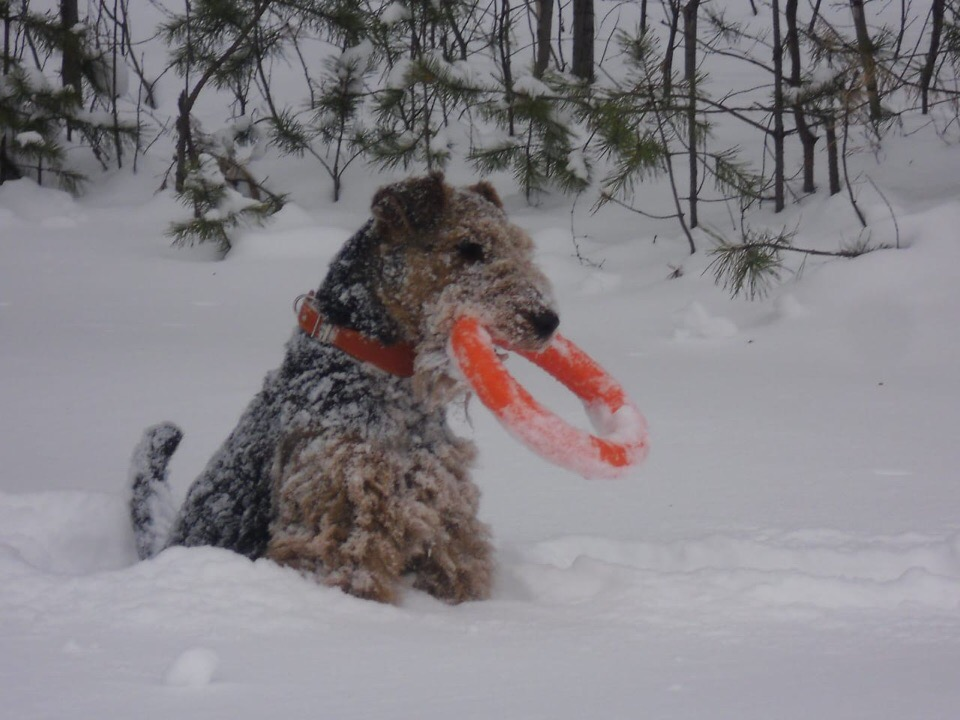
#> input picture Filters/img.jpg, 960 x 720 px, given in place of img.png, which was not available; the run also reads 1 picture not shown here
$ jupyter execute --allow-errors 2.ipynb   (shell and % lines are left out)   (text cells are left out)
#> lines starting #> are read from the running program, lines starting #| are printed output that depends on the picture; after the words box and inside, x2 and y2 are one past the last pixel; in counts of white or black regions, pixels touching at a corner belong together; pictures that were not available may be replaced by others from this repository, and a replacement may not be noted
[cell 1]
from skimage.io import imsave, imread, imshow
from skimage import img_as_float,img_as_ubyte
import numpy as np

[cell 2]
img = imread('img.png')
#> img is the input picture: shape (720, 960, 3); mean R, G, B 132.3, 129.1, 134
imshow(img);

[cell 3]
img.shape[1]
#> Out = 960

#> (a cell that did not finish here is left out)

[cell 5]
x = img.shape[1]//2
#> x = 480
y = img.shape[0]//2
#> y = 360

[cell 6]
img[y,x]=[102,204,102]
#> img: shape (720, 960, 3); under 0.01% of pixels changed, all inside (x1, y1, x2, y2) = (480, 360, 481, 361)

[cell 7]
imshow(img);

[cell 8]
img_sample=imread('tiger-color-green-pixel.png')
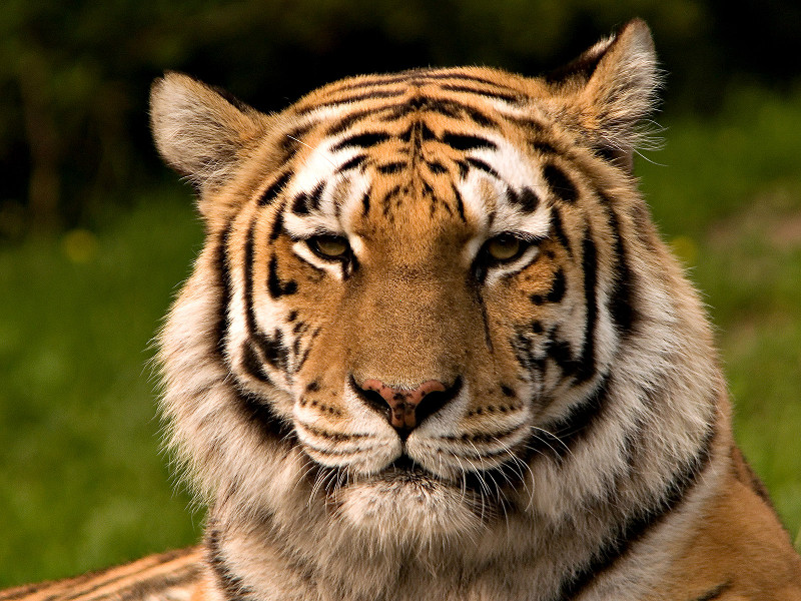
#> input picture 2/tiger-color-green-pixel.png, 801 x 601 px
#> img_sample is the input picture: shape (601, 801, 3); mean R, G, B 106.7, 88.4, 50.2
np.array_equal(img, img_sample)
#> Out = False

#> (a cell that did not finish here is left out)

[cell 10]
img[y-3:y+4,x-7:x+8]=[255,192,203]
#> img: shape (720, 960, 3); mean R, G, B 132.3, 129.1, 134

[cell 11]
imshow(img);

[cell 12]
img_sample=imread('tiger-pink.png')
np.array_equal(img, img_sample)
#> Out = False

#> (a cell that did not finish here is left out)

[cell 14]
border_color=img[0,0]
#> border_color = [64, 66, 53]

[cell 15]
y_size=img.shape[0]
#> y_size = 720
x_size=img.shape[1]
#> x_size = 960
central_y=y_size//2
#> central_y = 360
central_x=x_size//2
#> central_x = 480

[cell 16]
left=0
for i in range(x_size):
    if(all(border_color!=img[central_y,i])):
        break
    left+=1
#> after the loop, left = 0

[cell 17]
top=0
for i in range(y_size):
    if(all(border_color!=img[i,central_x])):
        break
    top+=1
#> after the loop, top = 0

[cell 18]
right=0
for i in reversed(range(x_size)):
    if(all(border_color!=img[central_y,i])):
        break
    right+=1
#> after the loop, right = 0

[cell 19]
bottom=0
for i in reversed(range(y_size)):
    if(all(border_color!=img[i,central_x])):
        break
    bottom+=1
#> after the loop, bottom = 0

[cell 20]
left, top, right, bottom
#> Out = (0, 0, 0, 0)

#> (a cell that did not finish here is left out)

#> (a cell that did not finish here is left out)

[cell 23]
imshow(255-img);
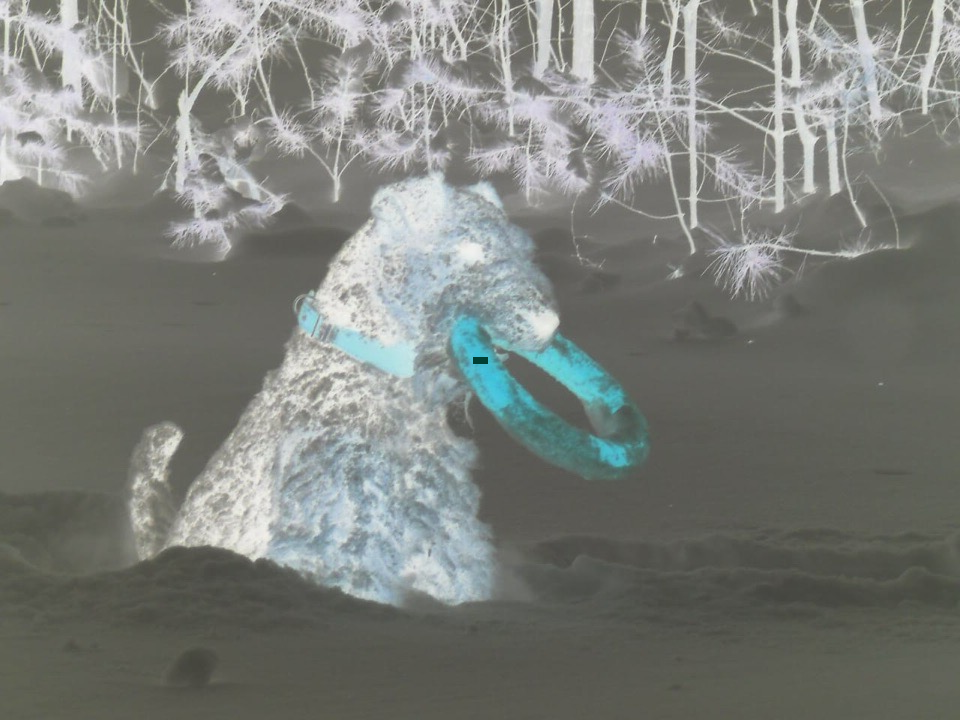
#> shown: shape (720, 960, 3); mean R, G, B 122.7, 125.9, 121

[cell 24]
R = img[:,:,0]
G = img[:,:,1]
B = img[:,:,2]

[cell 25]
img_out=np.dstack((B,R,G))

[cell 26]
imshow(img_out);

[cell 27]
img_sample=imread('tiger-brg.png')
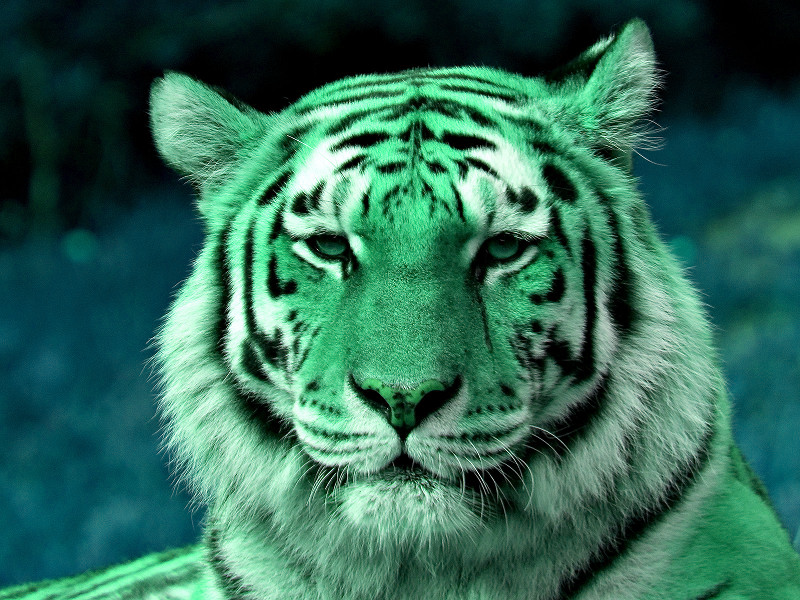
#> input picture 2/tiger-brg.png, 800 x 600 px
#> img_sample is the input picture: shape (600, 800, 3); mean R, G, B 50.1, 106.7, 88.4
np.array_equal(img_out, img_sample)
#> Out = False

[cell 28]
img_f=img_as_float(img)

[cell 29]
Y=0.2126*img_f[:,:,0]+0.7152*img_f[:,:,1]+0.0722*img_f[:,:,2]

[cell 30]
img_gray=img_as_ubyte(Y)

[cell 31]
imshow(img_gray);

#> (a cell that did not finish here is left out)

#> (a cell that did not finish here is left out)

[cell 34]
img=img_as_float(img)

[cell 35]
part = int(img.shape[0]/3)
#> part = 240
cut = int(img.shape[1]*0.065)
#> cut = 62
# Обрезка каналов
B = img[cut:part-cut, cut:img.shape[1] - cut]
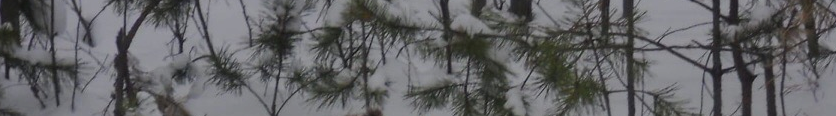
#> B: shape (116, 836, 3) float64; mean R, G, B 0.391, 0.392, 0.4
G = img[part + cut:2*part - cut, cut:img.shape[1] - cut]
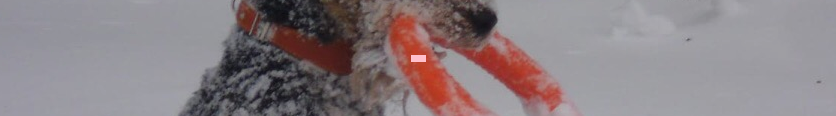
#> G: shape (116, 836, 3) float64; mean R, G, B 0.542, 0.501, 0.516
R = img[2 * part+cut:3*part - cut, cut:img.shape[1] - cut]
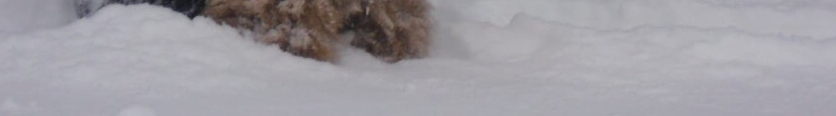
#> R: shape (116, 836, 3) float64; mean R, G, B 0.626, 0.614, 0.638

[cell 36]
def shift(channel1,channel2):
    corr_result = 0 # лучшее значение корреляции каналов
    shift_y_result = 0 # лучший сдвиг канала по высоте
    shift_x_result = 0 # лучший сдвиг канала по длине
    # Сдвиг по высоте
    for y in range(-15, 15):
        shift_y = np.roll(channel1, y, 0)
        # Сдвиг по длине
        for x in range(-15, 15):
            shift_x = np.roll(shift_y, x, 1)
            # Определение "похожести" (корреляции) каналов
            corr = (shift_x * channel2).sum()
            # Поиск лучших значений
            if corr > corr_result:
                corr_result = corr
                shift_y_result = y
                shift_x_result = x
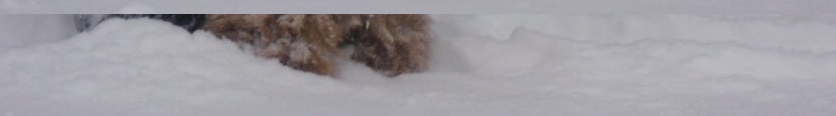
#> shift_y: shape (116, 836, 3) float64; mean R, G, B 0.626, 0.614, 0.638
#> after the loop, corr_result = 97369.3; shift_x_result = 9; shift_y_result = -4
    # Сдвиг на определенное в функции значение по высоте, а затем по длине
    return np.roll(np.roll(channel1, shift_y_result, 0), shift_x_result, 1)

[cell 37]
shift_r = shift(R, G)
shift_b = shift(B, G)
#> the loop in shift (call 2), `for y in range(-15, 15):` made 30 passes
#> pass 1, in shift (call 2), `shift_y = np.roll(channel1, y, 0)`:
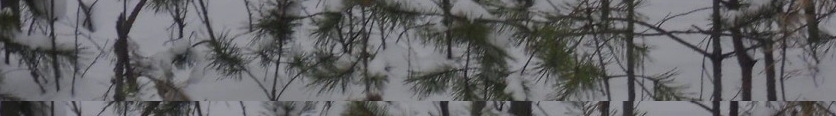
#> shift_y: shape (116, 836, 3) float64; mean R, G, B 0.391, 0.392, 0.4
#> after the loop in shift (call 2), `for y in range(-15, 15):`:
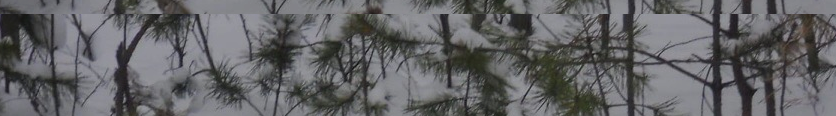
#> shift_y: shape (116, 836, 3) float64; mean R, G, B 0.391, 0.392, 0.4
#> after the loop in shift (call 2), `for y in range(-15, 15):`: corr_result = 59917.1; shift_x_result = -15; shift_y_result = 14
#> in shift (call 2), `return np.roll(np.roll(channel1, shift_y_result, 0), shift_x_result, 1)`:
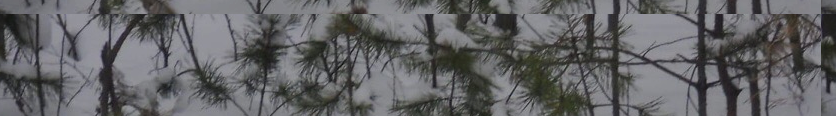
#> returned value: shape (116, 836, 3) float64; mean of channels 0, 1, 2 0.391, 0.392, 0.4; drawn as R, G, B
